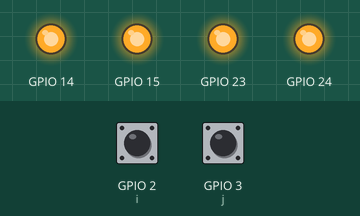
Simulated run of this program. Board: Raspberry Pi (BCM pin numbers). Parts: output pins drawn as LEDs (lit = HIGH). The test bench sets the inputs (shaded band); at power-on: GPIO 2 (i) HIGH, GPIO 3 (j) HIGH.

Above: at 1.2 s.
1.3 s: GPIO 2 (i) pulled LOW for 0.15 s
At 1.39 s:
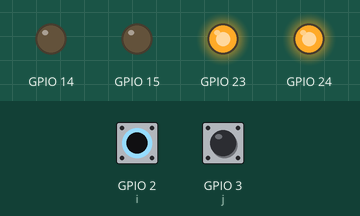
2.9 s: GPIO 3 (j) pulled LOW for 0.15 s
At 2.99 s:
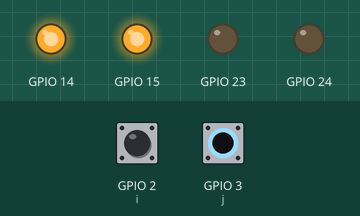
4.5 s: GPIO 3 (j) pulled LOW for 3.2 s
At 8.7 s:
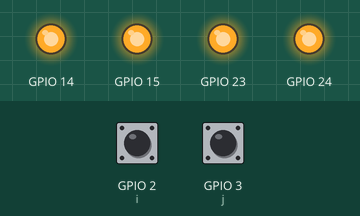
9.2 s: GPIO 2 (i) pulled LOW for 3.2 s
At 9.8 s:
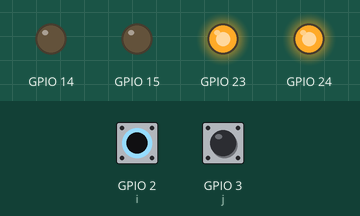
Timing chart, 0 to 13.9 s (numbered marks = the images above; inputs shaded):
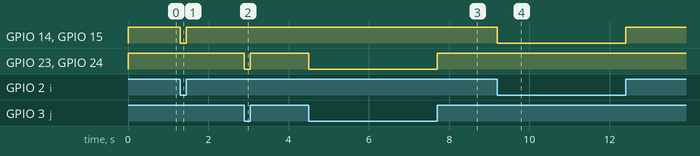

Measured:
- after the input at 1.3 s, GPIO 14, GPIO 15: HIGH → LOW at once, → HIGH 0.15 s later
- after the input at 2.9 s, GPIO 23, GPIO 24: HIGH → LOW at once, → HIGH 0.15 s later
- after the input at 4.5 s, GPIO 23, GPIO 24: HIGH → LOW at once, → HIGH 3.2 s later
- after the input at 9.2 s, GPIO 14, GPIO 15: HIGH → LOW at once, → HIGH 3.2 s later

The program:

saklar_led.py
```python
import RPi.GPIO as GPIO
import time
GPIO.setwarnings(False)
#Mendefinisikan pin output
GPIO.setmode(GPIO.BCM)
GPIO.setup(14, GPIO.OUT)
GPIO.setup(15, GPIO.OUT)
GPIO.setup(23, GPIO.OUT)
GPIO.setup(24, GPIO.OUT)
#Mendefinisikan pin input
GPIO.setup(2, GPIO.IN)
GPIO.setup(3, GPIO.IN)
while True:
    i=GPIO.input(2)
    j=GPIO.input(3)
    if i==1 and j==0:
        GPIO.output(14,1)  # led merah nyala
        GPIO.output(15,1)  # led kuning nyala
        GPIO.output(23,0) # led hijau mati
        GPIO.output(24,0) # led biru mati
    elif i==0 and j==1:
        GPIO.output(14,0) # led merah mati
        GPIO.output(15,0) # led kuning mati
        GPIO.output(23,1)  # led hijau nyala
        GPIO.output(24,1)  # led biru nyala
    elif i==1 and j==1:
        GPIO.output(14,1)  # led merah nyala
        GPIO.output(15,1)  # led kuning nyala
        GPIO.output(23,1)  # led hijau nyala
        GPIO.output(24,1)  # led biru nyala
    else:
        GPIO.output(14,0)  # led merah mati
        GPIO.output(15,0)  # led kuning mati
        GPIO.output(23,0)  # led hijau mati
        GPIO.output(24,0)  # led biru mati
```
